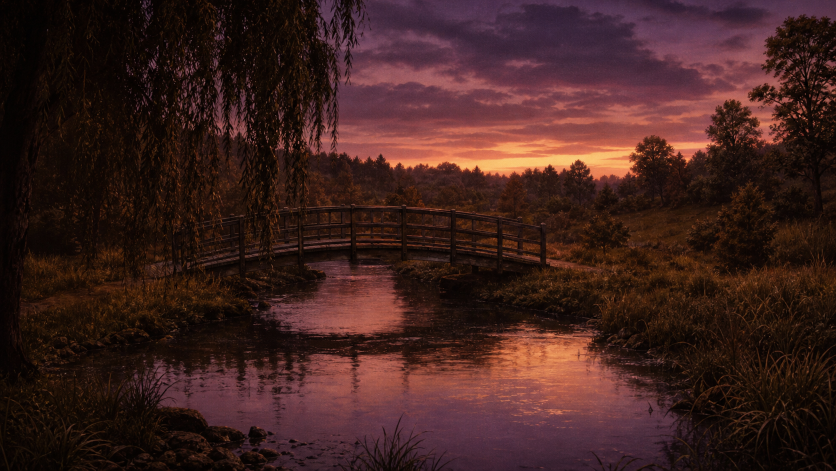
#> input picture assets/raw/bg_creek.png, 1672 x 941 px (shown at 1/2 size); its folder holds only this picture in this run
$ python prep_art.py
#> lines starting #> are read from the running program, lines starting #| are printed output that depends on the picture
#> further down, img is the input picture: PIL image 1672x941 RGB; mean R, G, B 62, 33.3, 30.2
#| bg  ✓ bg_creek.png -> (1920, 1080)
#!/usr/bin/env python3
"""MELANCHOLY FALLS art pipeline.
1. Chroma-keys raw sprite renders (magenta -> alpha), autocrops, resizes.
2. Cover-crops backgrounds to 1920x1080.
3. Builds 'rehearsal stand-in' cue-card sprites for any character with no
   raw art yet, so the game is always fully playable.
Drop final art into assets/raw/ with the same filename and re-run:
   python3 tools/prep_art.py
"""
import os
from PIL import Image, ImageDraw, ImageFont, ImageOps, ImageFilter

ROOT = os.path.dirname(os.path.dirname(os.path.abspath(__file__)))
RAW = os.path.join(ROOT, 'assets', 'raw')
OUT = os.path.join(ROOT, 'assets', 'img')
os.makedirs(OUT, exist_ok=True)

CHARS = {
    'spr_bram':    ('BRAM WELLINGTON', '#8fb573'),
    'spr_tuesday': ('TUESDAY WINTERS', '#7db3e8'),
    'spr_dex':     ('DEX LUXURY',      '#d9b36c'),
    'spr_junie':   ('JUNIE LAKE',      '#c1a3d4'),
    'spr_chad':    ('CHAD MORGAN',     '#a3b1bc'),
    'spr_brick':   ('BRICK STONE',     '#d97e6a'),
    'spr_ma':      ('MA WELLINGTON',   '#e0b06e'),
    'spr_pa':      ('PA WELLINGTON',   '#a9a06b'),
    'spr_grant':   ('PRINCIPAL GRANT', '#c98d8d'),
    'spr_nurse':   ('NURSE BARGAIN',   '#84b5ad'),
}

def chroma_key(img):
    img = img.convert('RGBA')
    px = img.load()
    w, h = img.size
    for y in range(h):
        for x in range(w):
            r, g, b, a = px[x, y]
            # magenta-ish: red+blue high, green clearly lower
            if r > 120 and b > 120 and g < min(r, b) - 40 and (r + b) / 2 - g > 45:
                px[x, y] = (r, g, b, 0)
            elif r > 90 and b > 90 and g < min(r, b) - 15:  # fringe: despill
                ng = int((r + g + b) / 3 * 0.5 + g * 0.5)
                px[x, y] = (int(r * 0.6), min(255, ng + 30), int(b * 0.85), a)
    return img

def trim_and_scale(img, max_h=1600):
    bbox = img.getbbox()
    if bbox:
        img = img.crop(bbox)
    if img.height > max_h:
        ratio = max_h / img.height
        img = img.resize((int(img.width * ratio), max_h), Image.LANCZOS)
    return img

def find_font(size, bold=True):
    cands = [
        '/usr/share/fonts/truetype/dejavu/DejaVuSans-Bold.ttf' if bold else '/usr/share/fonts/truetype/dejavu/DejaVuSans.ttf',
        '/usr/share/fonts/dejavu/DejaVuSans-Bold.ttf',
        '/Library/Fonts/Georgia.ttf',
        'C:/Windows/Fonts/arial.ttf',
    ]
    for c in cands:
        if os.path.exists(c):
            return ImageFont.truetype(c, size)
    return ImageFont.load_default()

def stand_in(name, color):
    """Rehearsal stand-in: silhouette + cue card. Clearly temporary, thematically correct."""
#> called with name = 'BRAM WELLINGTON', color = '#8fb573'
    W, H = 760, 1500
    img = Image.new('RGBA', (W, H), (0, 0, 0, 0))
#> img: PIL image 760x1500 RGBA; every value is 0
    d = ImageDraw.Draw(img)
    col = ImageColor_get(color)
    dark = tuple(max(0, c - 70) for c in col)
    # silhouette
    d.ellipse([W//2-105, 90, W//2+105, 300], fill=col, outline=dark, width=8)          # head
    d.rounded_rectangle([W//2-185, 320, W//2+185, 1180], 90, fill=col, outline=dark, width=8)  # torso
    d.rounded_rectangle([W//2-260, 1180, W//2+260, 1480], 40, fill=dark)               # base shadow
    # cue card
    card = Image.new('RGBA', (620, 300), (0, 0, 0, 0))
#> card: PIL image 620x300 RGBA; every value is 0
    cd = ImageDraw.Draw(card)
    cd.rounded_rectangle([4, 4, 616, 296], 18, fill=(247, 241, 224, 255), outline=(38, 34, 28, 255), width=8)
    f1 = find_font(52); f2 = find_font(30, bold=False)
    w1 = d.textlength(name, font=f1)
#> w1 = 576.8
    w2 = d.textlength('REHEARSAL STAND-IN', font=f2)
#> w2 = 332.2
    cd.text(((620 - w1) / 2, 70), name, font=f1, fill=(38, 34, 28))
    cd.text(((620 - w2) / 2, 170), 'REHEARSAL STAND-IN', font=f2, fill=(110, 90, 60))
    cd.text((70, 225), 'final art goes here', font=f2, fill=(150, 130, 100))
    card = card.rotate(-2, expand=True, resample=Image.BICUBIC)
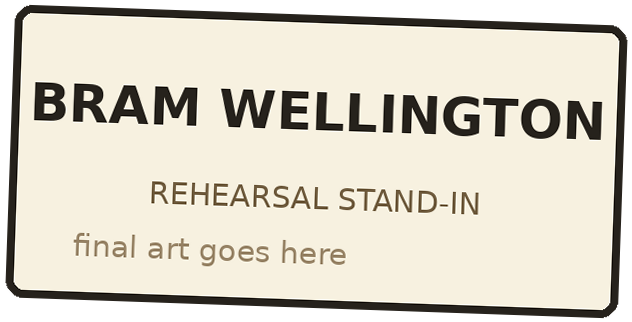
#> card: PIL image 632x322 RGBA; mean R, G, B, A 189.4, 184.2, 170.3, 224.7; transparent parts drawn white
    img.alpha_composite(card, (int(W/2 - card.width/2), 430))
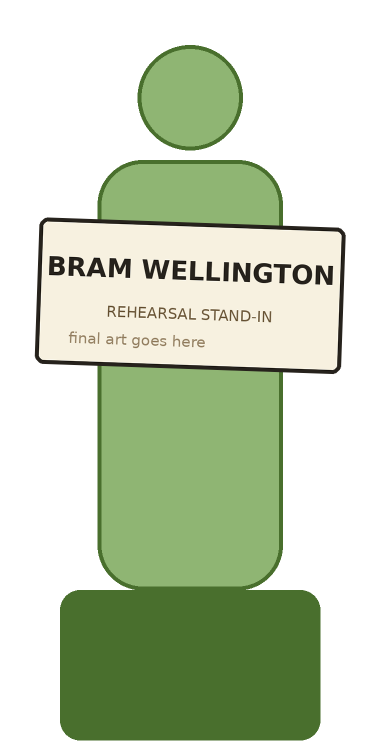
#> img: PIL image 760x1500 RGBA (shown at 1/2 size); mean R, G, B, A 72.5, 84.7, 59.4, 128.2; transparent parts drawn white
    return img

def ImageColor_get(hexstr):
    h = hexstr.lstrip('#')
    return tuple(int(h[i:i+2], 16) for i in (0, 2, 4))

# ---------- backgrounds: cover-crop to 1920x1080 ----------
bgs = [f for f in os.listdir(RAW) if f.startswith('bg_')]
for f in sorted(bgs):
    p = os.path.join(RAW, f)
    img = Image.open(p).convert('RGB')
    img = ImageOps.fit(img, (1920, 1080), Image.LANCZOS)
    img.save(os.path.join(OUT, f), optimize=True)
    print(f'bg  ✓ {f} -> {img.size}')

# ---------- logo ----------
logo = os.path.join(RAW, 'logo.png')
if os.path.exists(logo):
    img = Image.open(logo).convert('RGB')
    if img.width > 1600:
        img = img.resize((1600, int(img.height * 1600 / img.width)), Image.LANCZOS)
    img.save(os.path.join(OUT, 'logo.png'), optimize=True)
    print('logo ✓')

# ---------- sprites ----------
for fname, (name, color) in CHARS.items():
    rawp = os.path.join(RAW, fname + '.png')
    outp = os.path.join(OUT, fname + '.png')
    if os.path.exists(rawp):
        img = trim_and_scale(chroma_key(Image.open(rawp)))
        img.save(outp)
        print(f'spr ✓ {fname} (keyed from raw) -> {img.size}')
    elif not os.path.exists(outp):
        stand_in(name, color).save(outp)
        print(f'spr ◦ {fname} (stand-in cue card)')

print('done.')
